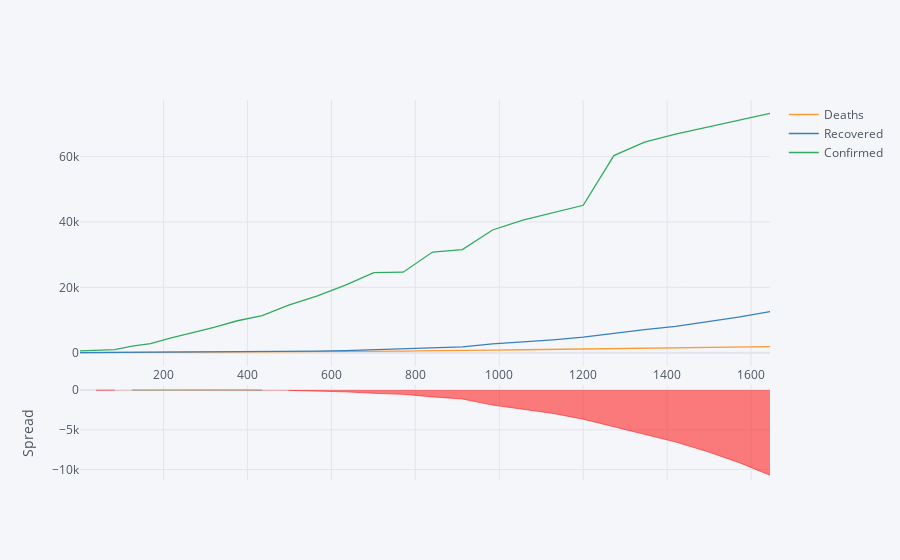

Write notebook code for a chart like this one.
### Code cell
line_df[['Deaths','Recovered','Confirmed']].iplot(kind='spread')

### Figure 1 — Plotly figure (JSON) as saved in the notebook; plotly's stock layout.template omitted (floating-point values rounded to 4 significant figures)
{"data": [{"line": {"color": "rgba(255, 153, 51, 1.0)", "dash": "solid", "shape": "linear", "width": 1.3}, "mode": "lines", "name": "Deaths", "text": "", "type": "scatter", "x": [1, 39, 84, 125, 169, 216, 268, 320, 376, 435, 498, 565, 632, 701, 771, 841, 912, 984, 1056, 1128, 1200, 1273, 1346, 1420, 1495, 1570, 1645], "y": [0, 18, 26, 56, 80, 107, 132, 170, 213, 259, 305, 362, 426, 492, 494, 634, 638, 813, 910, 1013, 1115, 1368, 1491, 1523, 1666, 1770, 1868]}, {"line": {"color": "rgba(55, 128, 191, 1.0)", "dash": "solid", "shape": "linear", "width": 1.3}, "mode": "lines", "name": "Recovered", "text": "", "type": "scatter", "x": [1, 39, 84, 125, 169, 216, 268, 320, 376, 435, 498, 565, 632, 701, 771, 841, 912, 984, 1056, 1128, 1200, 1273, 1346, 1420, 1495, 1570, 1645], "y": [0, 30, 36, 49, 54, 63, 110, 133, 187, 252, 340, 487, 644, 899, 1029, 1487, 1763, 2701, 3312, 3950, 4781, 5986, 7064, 8058, 9395, 10865, 12583]}, {"line": {"color": "rgba(50, 171, 96, 1.0)", "dash": "solid", "shape": "linear", "width": 1.3}, "mode": "lines", "name": "Confirmed", "text": "", "type": "scatter", "x": [1, 39, 84, 125, 169, 216, 268, 320, 376, 435, 498, 565, 632, 701, 771, 841, 912, 984, 1056, 1128, 1200, 1273, 1346, 1420, 1495, 1570, 1645], "y": [555, 653, 941, 2019, 2794, 4473, 6057, 7783, 9776, 11374, 14549, 17295, 20588, 24503, 24630, 30806, 31532, 37549, 40536, 42767, 45117, 60328, 64422, 66887, 69032, 71226, 73260]}, {"connectgaps": false, "fill": "tozeroy", "line": {"color": "green", "dash": "solid", "shape": "linear", "width": 0.5}, "mode": "lines", "name": "Spread", "showlegend": false, "type": "scatter", "x": [1, 39, 84, 125, 169, 216, 268, 320, 376, 435, 498, 565, 632, 701, 771, 841, 912, 984, 1056, 1128, 1200, 1273, 1346, 1420, 1495, 1570, 1645], "xaxis": "x2", "y": [0, "", "", 7, 26, 44, 22, 37, 26, 7, "", "", "", "", "", "", "", "", "", "", "", "", "", "", "", "", ""], "yaxis": "y2"}, {"connectgaps": false, "fill": "tozeroy", "line": {"color": "red", "dash": "solid", "shape": "linear", "width": 0.5}, "mode": "lines", "name": "Spread", "showlegend": false, "type": "scatter", "x": [1, 39, 84, 125, 169, 216, 268, 320, 376, 435, 498, 565, 632, 701, 771, 841, 912, 984, 1056, 1128, 1200, 1273, 1346, 1420, 1495, 1570, 1645], "xaxis": "x2", "y": ["", -12, -10, "", "", "", "", "", "", "", -35, -125, -218, -407, -535, -853, -1125, -1888, -2402, -2937, -3666, -4618, -5573, -6535, -7729, -9095, -10715], "yaxis": "y2"}], "layout": {"hovermode": "x", "legend": {"bgcolor": "#F5F6F9", "font": {"color": "#4D5663"}}, "paper_bgcolor": "#F5F6F9", "plot_bgcolor": "#F5F6F9", "title": {"font": {"color": "#4D5663"}}, "xaxis": {"gridcolor": "#E1E5ED", "showgrid": true, "tickfont": {"color": "#4D5663"}, "title": {"font": {"color": "#4D5663"}, "text": ""}, "zerolinecolor": "#E1E5ED"}, "xaxis2": {"anchor": "y2", "gridcolor": "#E1E5ED", "showgrid": true, "showticklabels": false, "tickfont": {"color": "#4D5663"}, "title": {"font": {"color": "#4D5663"}, "text": ""}, "zerolinecolor": "#E1E5ED"}, "yaxis": {"domain": [0.3, 1], "gridcolor": "#E1E5ED", "showgrid": true, "tickfont": {"color": "#4D5663"}, "title": {"font": {"color": "#4D5663"}, "text": ""}, "zerolinecolor": "#E1E5ED"}, "yaxis2": {"domain": [0, 0.25], "gridcolor": "#E1E5ED", "showgrid": true, "tickfont": {"color": "#4D5663"}, "title": {"font": {"color": "#4D5663"}, "text": "Spread"}, "zerolinecolor": "#E1E5ED"}}}
